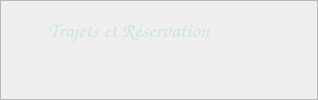
               <widget class="QFrame" name="headerFrame_6">
                <property name="frameShape">
                 <enum>QFrame::StyledPanel</enum>
                </property>
                <property name="frameShadow">
                 <enum>QFrame::Raised</enum>
                </property>
                <layout class="QHBoxLayout" name="horizontalLayout_38">
                 <property name="leftMargin">
                  <number>0</number>
                 </property>
                 <property name="topMargin">
                  <number>0</number>
                 </property>
                 <property name="rightMargin">
                  <number>0</number>
                 </property>
                 <property name="bottomMargin">
                  <number>0</number>
                 </property>
                 <item alignment="Qt::AlignTop">
                  <widget class="QWidget" name="header_7" native="true">
                   <layout class="QHBoxLayout" name="horizontalLayout_39">
                    <property name="leftMargin">
                     <number>0</number>
                    </property>
                    <property name="topMargin">
                     <number>0</number>
                    </property>
                    <property name="rightMargin">
                     <number>0</number>
                    </property>
                    <property name="bottomMargin">
                     <number>0</number>
                    </property>
                    <item>
                     <widget class="QWidget" name="titleContainer_9" native="true">
                      <layout class="QHBoxLayout" name="horizontalLayout_40">
                       <property name="leftMargin">
                        <number>9</number>
                       </property>
                       <property name="topMargin">
                        <number>0</number>
                       </property>
                       <property name="rightMargin">
                        <number>0</number>
                       </property>
                       <property name="bottomMargin">
                        <number>0</number>
                       </property>
                       <item>
                        <widget class="QPushButton" name="menuBtn_9">
                         <property name="maximumSize">
                          <size>
                           <width>35</width>
                           <height>30</height>
                          </size>
                         </property>
                         <property name="font">
                          <font>
                           <weight>50</weight>
                           <bold>false</bold>
                          </font>
                         </property>
                         <property name="cursor">
                          <cursorShape>PointingHandCursor</cursorShape>
                         </property>
                         <property name="styleSheet">
                          <string notr="true">color: rgb(203, 228, 222);
border: none;</string>
                         </property>
                         <property name="text">
                          <string/>
                         </property>
                         <property name="icon">
                          <iconset resource="Ressources.qrc">
                           <normaloff>:/Icons/Bold Icons/align-justify.svg</normaloff>:/Icons/Bold Icons/align-justify.svg</iconset>
                         </property>
                         <property name="iconSize">
                          <size>
                           <width>30</width>
                           <height>30</height>
                          </size>
                         </property>
                         <property name="checkable">
                          <bool>true</bool>
                         </property>
                         <property name="flat">
                          <bool>true</bool>
                         </property>
                        </widget>
                       </item>
                       <item>
                        <widget class="QLabel" name="title_9">
                         <property name="font">
                          <font>
                           <family>Comic Sans MS</family>
                           <pointsize>16</pointsize>
                           <weight>75</weight>
                           <bold>true</bold>
                          </font>
                         </property>
                         <property name="styleSheet">
                          <string notr="true">color: rgb(203, 228, 222);</string>
                         </property>
                         <property name="text">
                          <string>Trajets et Réservation</string>
                         </property>
                        </widget>
                       </item>
                      </layout>
                     </widget>
                    </item>
                    <item>
                     <widget class="QWidget" name="searchContainer_8" native="true">
                      <property name="minimumSize">
                       <size>
                        <width>100</width>
                        <height>58</height>
                       </size>
                      </property>
                      <property name="maximumSize">
                       <size>
                        <width>250</width>
                        <height>58</height>
                       </size>
                      </property>
                      <layout class="QHBoxLayout" name="horizontalLayout_41"/>
                     </widget>
                    </item>
                   </layout>
                  </widget>
                 </item>
                </layout>
               </widget>
